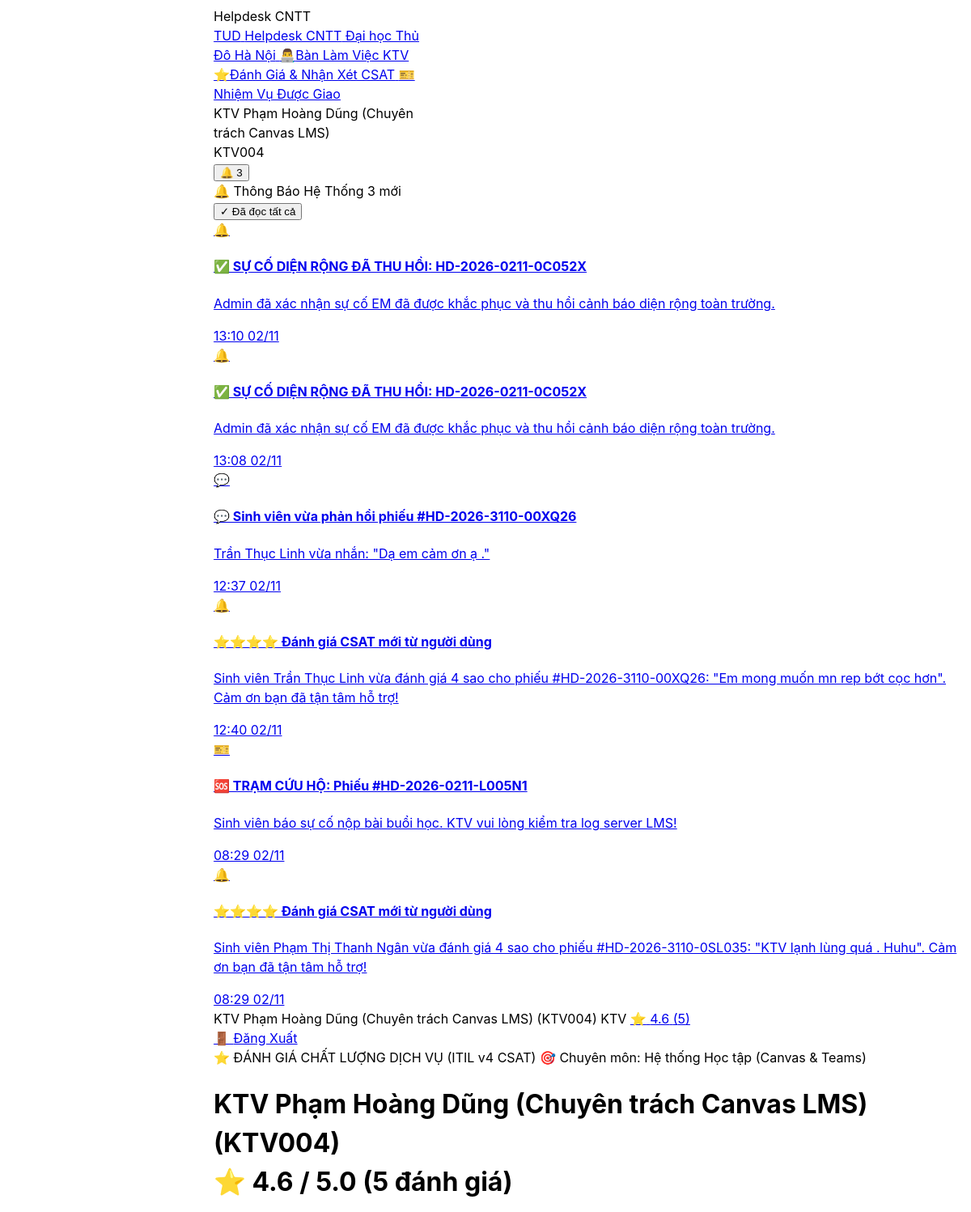
The app's page /agent/ratings.php (signed in, upper part), older data.
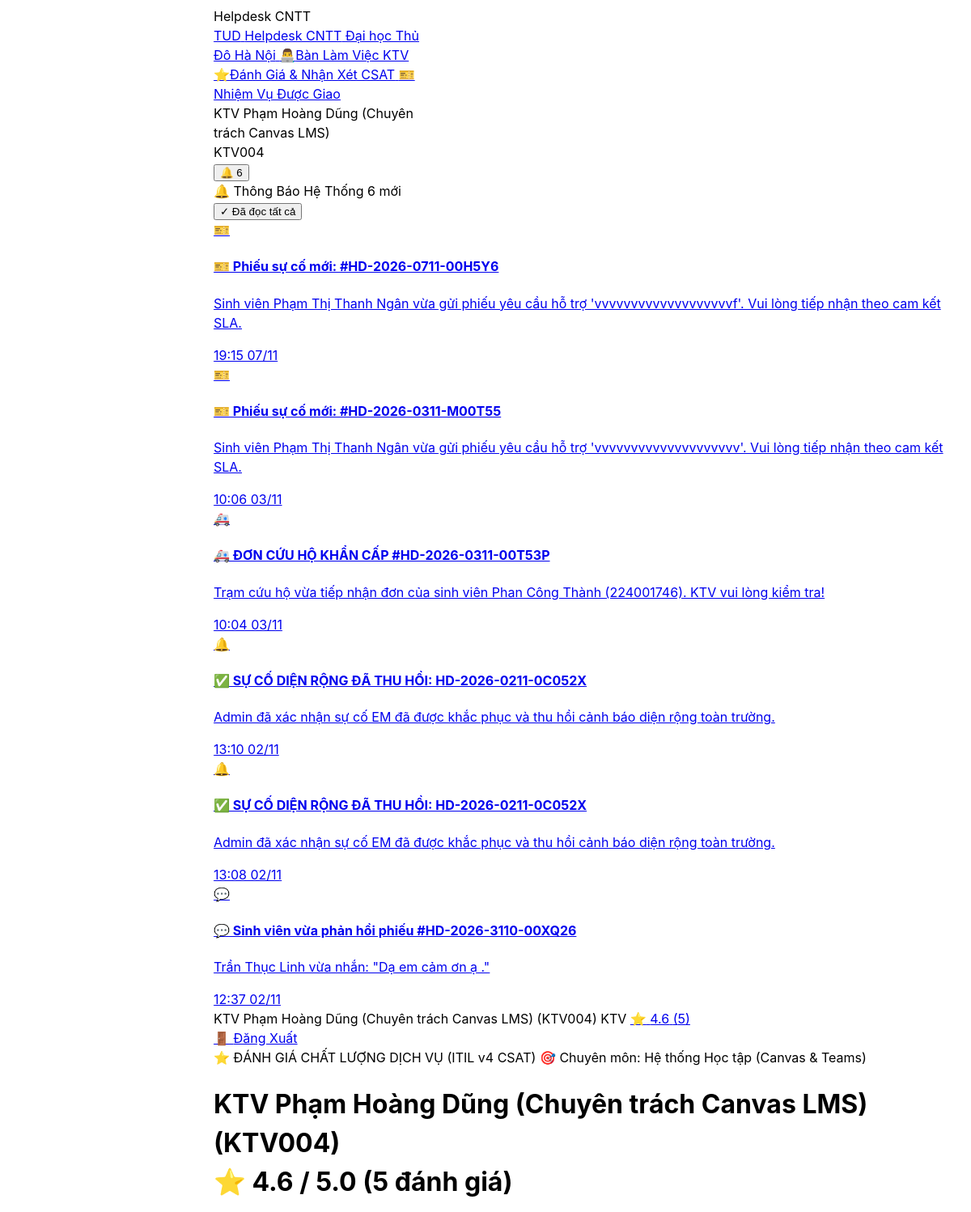
The same page, newer data.
### tables this page shows
CREATE TABLE `notifications` (
  `id` int(10) unsigned NOT NULL AUTO_INCREMENT,
  `user_id` int(10) unsigned NOT NULL,
  `role` varchar(20) NOT NULL DEFAULT 'all',
  `title` varchar(255) NOT NULL,
  `content` text NOT NULL,
  `link` varchar(255) DEFAULT NULL,
  `type` varchar(50) NOT NULL DEFAULT 'system',
  `is_read` tinyint(1) DEFAULT 0,
  `created_at` datetime DEFAULT current_timestamp(),
  `updated_at` datetime DEFAULT current_timestamp() ON UPDATE current_timestamp(),
  PRIMARY KEY (`id`),
  KEY `idx_user_read` (`user_id`,`is_read`),
  CONSTRAINT `fk_notifications_user` FOREIGN KEY (`user_id`) REFERENCES `users` (`id`) ON DELETE CASCADE
);

### config/database.php (called while the page is built, shortened)
<?php
if (!function_exists('db')) {
    function db(): PDO {
        static $pdo = null;
        if ($pdo !== null) {
            return $pdo;
        }
        if (class_exists('App\Core\Database')) {
            $pdo = \App\Core\Database::getConnection();
            return $pdo;
        }
        $lastEx = null;
        die("<strong>Lỗi kết nối CSDL:</strong> " . htmlspecialchars($lastEx ? $lastEx->getMessage() : 'Không thể kết nối MySQL'));
    }
}
if (!function_exists('get_app_base_url')) {
    function get_app_base_url(): string {
        $docRoot = str_replace('\\', '/', realpath($_SERVER['DOCUMENT_ROOT'] ?? '') ?: ($_SERVER['DOCUMENT_ROOT'] ?? ''));
        $appRoot = str_replace('\\', '/', realpath(__DIR__ . '/..') ?: dirname(__DIR__));
        if ($docRoot && str_starts_with($appRoot, $docRoot)) {
            $rel = substr($appRoot, strlen($docRoot));
            $base = '/' . trim(str_replace('\\', '/', $rel), '/') . '/';
            return str_replace('//', '/', $base);
        }
        return '/';
    }
}
return [
    'driver'    => 'mysql',
    'host'      => '127.0.0.1',
    'port'      => 3306,
    'database'  => 'helpdesk_thudo',
    'username'  => 'root',
    'password'  => '',
    'charset'   => 'utf8mb4',
    'collation' => 'utf8mb4_unicode_ci',
    'options'   => [
        PDO::ATTR_ERRMODE            => PDO::ERRMODE_EXCEPTION,
        PDO::ATTR_DEFAULT_FETCH_MODE => PDO::FETCH_ASSOC,
        PDO::ATTR_EMULATE_PREPARES   => true,
        PDO::MYSQL_ATTR_INIT_COMMAND => "SET NAMES utf8mb4 COLLATE utf8mb4_unicode_ci",
    ],
];

### app/Services/NotificationService.php (called while the page is built, shortened)
<?php
require_once __DIR__ . '/../../config/database.php';
class NotificationService
{
    public static function getAll(int $userId, int $limit = 20): array
    {
        try {
            $stmt = db()->prepare("
                SELECT * FROM notifications
                WHERE user_id = :user_id
                ORDER BY is_read ASC, created_at DESC
                LIMIT :limit
            ");
            $stmt->bindValue(':user_id', $userId, PDO::PARAM_INT);
            $stmt->bindValue(':limit', $limit, PDO::PARAM_INT);
            $stmt->execute();
            return $stmt->fetchAll(PDO::FETCH_ASSOC);
        } catch (Throwable $e) {
            return [];
        }
    }
    public static function countUnread(int $userId): int
    {
        try {
            $stmt = db()->prepare("
                SELECT COUNT(*) FROM notifications
                WHERE user_id = :user_id AND is_read = 0
            ");
            $stmt->execute([':user_id' => $userId]);
            return (int)$stmt->fetchColumn();
        } catch (Throwable $e) {
            return 0;
        }
    }
}

### agent/ratings.php (the view, shortened to what the changed rows need)
<?php
$currentUser = $_SESSION['user'];
$userRole    = $currentUser['role'] ?? 'requester';
$isAgent = ($userRole === 'agent');
$isAdmin = ($userRole === 'admin');
if ($isAgent) {
    $agentId = (int)$currentUser['id'];
} else {
    $agentId = isset($_GET['agent_id']) ? (int)$_GET['agent_id'] : 0;
}
$db = db();
if ($agentId === 0 && $isAdmin) {
    $currentAgent = [
        'id'             => 0,
        'name'           => 'Toàn Bộ Đội Ngũ Kỹ Thuật Viên',
        'user_code'      => 'ALL-AGENTS',
        'specialty_name' => 'Toàn Trường (CSAT Toàn Hệ Thống)',
        'department'     => 'Trung tâm CNTT & Thư viện',
    ];
} else {
    $agentStmt = $db->prepare("
        SELECT u.*, c.name AS specialty_name, c.code AS specialty_code
        FROM users u
        LEFT JOIN categories c ON u.specialty_category_id = c.id
        WHERE u.id = :id AND u.role = 'agent'
    ");
    $agentStmt->execute([':id' => $agentId]);
    $currentAgent = $agentStmt->fetch();
}
if ($agentId > 0) {
    $csatStatsStmt = $db->prepare("
        SELECT
            COUNT(*) as total_ratings,
            AVG(r.score) as avg_score,
            SUM(CASE WHEN r.score = 5 THEN 1 ELSE 0 END) as count_5,
            SUM(CASE WHEN r.score = 4 THEN 1 ELSE 0 END) as count_4,
            SUM(CASE WHEN r.score = 3 THEN 1 ELSE 0 END) as count_3,
            SUM(CASE WHEN r.score = 2 THEN 1 ELSE 0 END) as count_2,
            SUM(CASE WHEN r.score = 1 THEN 1 ELSE 0 END) as count_1
        FROM ticket_ratings r
        JOIN tickets t ON r.ticket_id = t.id
        WHERE t.assigned_to = :agent_id
    ");
    $csatStatsStmt->execute([':agent_id' => $agentId]);
}
$stats = $csatStatsStmt->fetch() ?: [];
$totalRatings = (int)($stats['total_ratings'] ?? 0);
$avgScore     = $totalRatings > 0 ? round((float)$stats['avg_score'], 1) : 5.0;
?>
<!DOCTYPE html>
<html lang="vi">
<head>
    <script src="https://www.gstatic.com/antigravity/web/dev/tailwindcss.min.js"></script>
</head>
<body class="bg-slate-50 text-slate-800 font-sans antialiased min-h-screen flex flex-col justify-between">
    <?php require_once __DIR__ . '/../includes/navbar.php'; ?>
    <main class="flex-1 max-w-7xl mx-auto w-full px-4 sm:px-6 lg:px-8 pt-3 sm:pt-4 pb-8 space-y-6">
        <div class="bg-gradient-to-r from-slate-900 via-indigo-950 to-slate-900 text-white rounded-3xl p-6 shadow-md border border-indigo-900/50 flex flex-col md:flex-row md:items-center justify-between gap-4">
            <div>
                <h1 class="text-2xl font-black text-white flex items-center gap-3 flex-wrap">
                    <span><?php echo htmlspecialchars($currentAgent['name']); ?></span>
                    <span class="text-xs font-mono text-indigo-300 font-semibold">(<?php echo htmlspecialchars($currentAgent['user_code']); ?>)</span>
                    <div class="inline-flex items-center gap-1.5 px-3.5 py-1 bg-amber-400/20 border border-amber-400/50 text-amber-300 rounded-full text-xs font-black shadow-sm backdrop-blur-xs">
                        <span class="text-amber-400 text-base">⭐</span>
                        <span class="text-base font-black text-white"><?php echo number_format($avgScore, 1); ?></span>
                        <span class="text-[11px] text-amber-200/90 font-medium">/ 5.0 (<?php echo $totalRatings; ?> đánh giá)</span>
                    </div>
                </h1>
            </div>
        </div>
    </main>
</body>
</html>

### includes/navbar.php (shortened to what the changed rows need)
<?php
require_once __DIR__ . '/../config/database.php';
require_once __DIR__ . '/../app/Services/NotificationService.php';
$currentUser = $_SESSION['user'] ?? null;
$navUnreadNotifCount = 0;
$navRecentNotifs     = [];
if (!empty($currentUser['id'])) {
    try {
        $navUnreadNotifCount = NotificationService::countUnread((int)$currentUser['id']);
        $navRecentNotifs     = NotificationService::getAll((int)$currentUser['id'], 6);
    } catch (\Throwable $e) {
        $navUnreadNotifCount = 0;
        $navRecentNotifs     = [];
    }
}
$appBase = get_app_base_url();
$currentUser = $_SESSION['user'] ?? null;
$isLoggedIn  = !empty($currentUser);
?>
<script src="https://www.gstatic.com/antigravity/web/dev/tailwindcss.min.js"></script>
<header class="bg-slate-900 border-b border-slate-800 text-slate-100 sticky top-0 z-[70] shadow-md relative">
    <div class="max-w-7xl mx-auto px-4 sm:px-6 lg:px-8">
        <div class="flex items-center justify-between min-h-14">
            <div class="flex items-center gap-2 shrink-0">
                <?php if ($isLoggedIn): ?>
                    <div class="relative" id="nav_notification_dropdown_wrapper">
                        <button type="button"
                                id="nav_notification_toggle_btn"
                                onclick="toggleNotificationDropdown()"
                                aria-label="Thông báo hệ thống"
                                title="Xem thông báo hệ thống"
                                class="relative p-2 rounded-xl bg-slate-800 hover:bg-slate-700 text-slate-200 hover:text-white border border-slate-700 transition flex items-center justify-center cursor-pointer">
                            <span class="text-sm leading-none">🔔</span>
                            <?php if ($navUnreadNotifCount > 0): ?>
                                <span id="nav_notif_badge" class="absolute -top-1 -right-1 px-1.5 py-0.2 min-w-4 h-4 bg-rose-500 text-white font-black text-[10px] rounded-full flex items-center justify-center shadow-xs border border-slate-900 animate-pulse">
                                    <?php echo $navUnreadNotifCount > 9 ? '9+' : $navUnreadNotifCount; ?>
                                </span>
                            <?php endif; ?>
                        </button>
                        <div id="nav_notification_dropdown" class="hidden absolute right-0 mt-2 w-80 sm:w-96 bg-white text-slate-800 rounded-2xl shadow-2xl border border-slate-200 z-[999] overflow-hidden">
                            <div class="p-3.5 bg-slate-900 text-white flex items-center justify-between border-b border-slate-800">
                                <div class="flex items-center gap-2">
                                    <span class="text-base">🔔</span>
                                    <span class="font-bold text-xs">Thông Báo Hệ Thống</span>
                                    <?php if ($navUnreadNotifCount > 0): ?>
                                        <span id="nav_dropdown_unread_pill" class="px-2 py-0.5 rounded-full bg-rose-500 text-white text-[10px] font-black">
                                            <?php echo $navUnreadNotifCount; ?> mới
                                        </span>
                                    <?php endif; ?>
                                </div>
                            </div>
                            <div id="nav_notifs_list_container" class="max-h-80 overflow-y-auto divide-y divide-slate-100 text-xs">
                                <?php if (empty($navRecentNotifs)): ?>
                                    <div class="p-6 text-center text-slate-400">
                                        <span class="text-2xl block mb-1">🔕</span>
                                        <p class="font-medium">Hiện bạn chưa có thông báo mới.</p>
                                    </div>
                                <?php else: ?>
                                    <?php foreach ($navRecentNotifs as $notif): ?>
                                        <?php
                                        $typeIcons = [
                                            'ticket_reply'      => '💬',
                                            'new_assignment'    => '📝',
                                            'class_assigned'    => '🏫',
                                            'ticket_assigned'   => '🎫',
                                            'deadline_extended' => '⏳',
                                            'guest_rescue'      => '🚑',
                                            'major_incident'    => '🔥',
                                            'violation_report'  => '🚨',
                                            'agent_overflow'    => '⚠️',
                                            'system'            => '🔔',
                                        ];
                                        $nIcon = $typeIcons[$notif['type']] ?? '🔔';
                                        $nUnread = ((int)$notif['is_read'] === 0);
                                        $nLink = !empty($notif['link']) ? $appBase . ltrim($notif['link'], '/') : '#';
                                        ?>
                                        <a href="<?php echo htmlspecialchars($nLink); ?>"
                                           onclick="markNotificationRead(<?php echo (int)$notif['id']; ?>)"
                                           class="p-3 flex items-start gap-3 hover:bg-indigo-50/50 transition block <?php echo $nUnread ? 'bg-sky-50/60' : 'bg-white'; ?>">
                                            <span class="text-lg shrink-0 mt-0.5"><?php echo $nIcon; ?></span>
                                            <div class="flex-1 min-w-0">
                                                <div class="flex items-center justify-between gap-1 mb-0.5">
                                                    <h4 class="font-bold text-slate-900 truncate text-[11.5px] <?php echo $nUnread ? 'text-indigo-950 font-black' : ''; ?>">
                                                        <?php echo htmlspecialchars($notif['title']); ?>
                                                    </h4>
                                                </div>
                                                <p class="text-[11px] text-slate-600 line-clamp-2 leading-relaxed">
                                                    <?php echo htmlspecialchars($notif['content']); ?>
                                                </p>
                                                <span class="text-[10px] text-slate-400 font-mono mt-1 block">
                                                    <?php echo date('H:i d/m', strtotime($notif['created_at'])); ?>
                                                </span>
                                            </div>
                                        </a>
                                    <?php endforeach; ?>
                                <?php endif; ?>
                            </div>
                        </div>
                    </div>
                <?php else: ?>
                    <a href="<?php echo $appBase; ?>index.php" aria-label="Đăng nhập" class="px-3 sm:px-4 py-1.5 bg-indigo-600 hover:bg-indigo-500 text-white font-bold rounded-xl text-xs transition shadow-sm">
                        🔑 <span class="sr-only sm:not-sr-only">Đăng Nhập</span>
                    </a>
                <?php endif; ?>
            </div>
        </div>
    </div>
</header>

Row changes from the older to the newer data that the page shows:
no longer on this page (row unchanged): notifications: type "🔔", title "⭐⭐⭐⭐ Đánh giá CSAT mới từ người dùng", content "Sinh viên Trần Thục Linh vừa đánh giá 4 sao cho phiếu #HD-2026-3110-00XQ26: \"Em mong muốn mn rep bớt cọc hơn\". Cảm ơn bạn đã tận tâm hỗ trợ!", created_at "12:40 02/11"
no longer on this page (row unchanged): notifications: type "🎫", title "🆘 TRẠM CỨU HỘ: Phiếu #HD-2026-0211-L005N1", content "Sinh viên báo sự cố nộp bài buổi học. KTV vui lòng kiểm tra log server LMS!", created_at "08:29 02/11"
no longer on this page (row unchanged): notifications: type "🔔", title "⭐⭐⭐⭐ Đánh giá CSAT mới từ người dùng", content "Sinh viên Phạm Thị Thanh Ngân vừa đánh giá 4 sao cho phiếu #HD-2026-3110-0SL035: \"KTV lạnh lùng quá . Huhu\". Cảm ơn bạn đã tận tâm hỗ trợ!", created_at "08:29 02/11"
added notifications: type "🎫", title "🎫 Phiếu sự cố mới: #HD-2026-0711-00H5Y6", content "Sinh viên Phạm Thị Thanh Ngân vừa gửi phiếu yêu cầu hỗ trợ 'vvvvvvvvvvvvvvvvvvvf'. Vui lòng tiếp nhận theo cam kết SLA.", created_at "19:15 07/11"
added notifications: type "🎫", title "🎫 Phiếu sự cố mới: #HD-2026-0311-M00T55", content "Sinh viên Phạm Thị Thanh Ngân vừa gửi phiếu yêu cầu hỗ trợ 'vvvvvvvvvvvvvvvvvvvv'. Vui lòng tiếp nhận theo cam kết SLA.", created_at "10:06 03/11"
added notifications: type "🚑", title "🚑 ĐƠN CỨU HỘ KHẨN CẤP #HD-2026-0311-00T53P", content "Trạm cứu hộ vừa tiếp nhận đơn của sinh viên Phan Công Thành (224001746). KTV vui lòng kiểm tra!", created_at "10:04 03/11"
Text that changed along with them:
$navUnreadNotifCount: "3" → "6"
